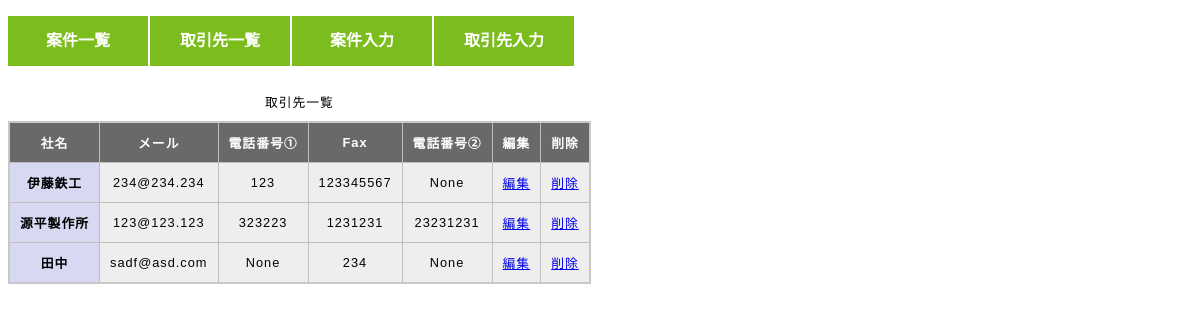
Screenshot of /customer/ with the database file from the repository.
### office/models.py (models this page shows, shortened)
class Customer(models.Model):
    tel_number_regex = RegexValidator(regex=r'^[0-9]+$', message = ("Tel Number must be entered in the format: '09012345678'. Up to 15 digits allowed."))
    name = models.CharField(max_length=15)
    email = models.EmailField(max_length=31, blank=True, null=True)
    fax = models.CharField(validators=[tel_number_regex], max_length=15, blank=True, null=True)
    tel_number_1 = models.CharField(validators=[tel_number_regex], max_length=15, blank=True, null=True)
    tel_number_2 = models.CharField(validators=[tel_number_regex], max_length=15, blank=True, null=True)

### office/views.py (the view)
# urls.py: path('customer/', views.CustomerListView.as_view(), name = 'customer-index'),
class CustomerListView(ListView):
    model = Customer
    template_name = 'customer/index.html'
    context_object_name = 'customers'
    ordering = ['name']

### office/templates/customer/index.html (shortened to what this page needs)
{% extends 'office/base.html' %}
{% load static %}
{% block content %}
<table>
    <caption>取引先一覧</caption>
    <tr>
        <th scope="col">社名</th>
        <th scope="col">メール</th>
        <th scope="col">電話番号①</th>
        <th scope="col">Fax</th>
        <th scope="col">電話番号②</th>
        <th scope="col">編集</th>
        <th scope="col">削除</th>
        {% for customer in customers %}
    </tr>
    <th scope="row">{{ customer.name }}</th>
    <td>{{ customer.email }}</td>
    <td>{{ customer.tel_number_1 }}</td>
    <td>{{ customer.fax }}</td>
    <td>{{ customer.tel_number_2 }}</td>
    <td><a href="{% url 'customer-update' customer.id %}">編集</a></td>
    <td><a href="{% url 'customer-delete' customer.id %}">削除</a></td>
        {% endfor %}
</table>
{% endblock %}

### static/css/base.css (style rules this page uses)
td, th { border: 1px solid rgb(190, 190, 190); padding: 10px; }
td { text-align: center; }
th[scope="col"] { background-color: #696969; color: #fff; }
th[scope="row"] { background-color: #d7d9f2; }
caption { padding: 10px; caption-side: top; }
table { border-collapse: collapse; border: 2px solid rgb(200, 200, 200); letter-spacing: 1px; font-family: sans-serif; font-size: .8rem; }

### rows the page displays
Customer: name "伊藤鉄工", email "234@234.234", tel_number_1 "123", fax "123345567", tel_number_2 "None"
Customer: name "源平製作所", email "123@123.123", tel_number_1 "323223", fax "1231231", tel_number_2 "23231231"
Customer: name "田中", email "sadf@asd.com", tel_number_1 "None", fax "234", tel_number_2 "None"
